Frame 1 (no input): blank canvas, image omitted
Frame 60 (the mouse pressed at the canvas centre just before this capture): blank canvas, image omitted
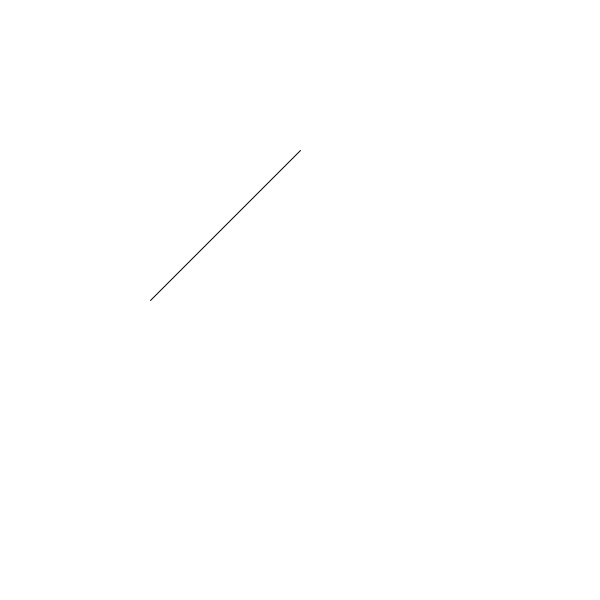
Frame 120 (the mouse held since frame 60 and released just before this capture)

The Processing sketch whose frames 1 and 60 were blank and that drew this single picture after the mouse press (run headless with seeded random() and noise(); from frame 60 on, the mouse is pressed at the canvas centre):

// Processing sketch: Ex_1_mousemovement_2
// ── Ex_1_mousemovement_2.pde
void setup() {
    size(600, 600);
}

void draw() {
    // 白い背景に黒い線
    background(255);
    stroke(0);

    // マウスが押されていたら線を描く
    if (mousePressed) {
        line(mouseX, 150, 150, mouseY);
    }
}
